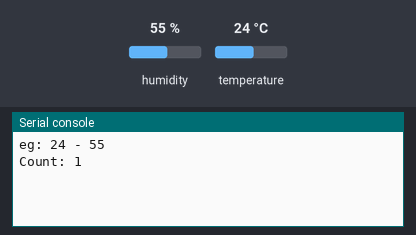
A program run on a simulated MicroPython board. Parts: the last lines printed to the serial console. Inputs (shaded band) come from the test bench; at power-on: humidity 55 %, temperature 24 °C.

Above: at 1.2 s.
1.3 s: humidity set to 22 %
At 5.9 s:
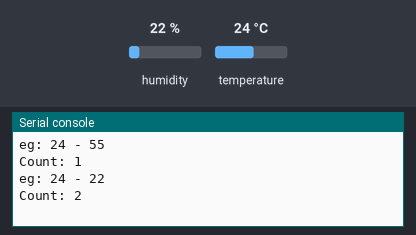
7.3 s: temperature set to 12 °C
At 10.6 s:
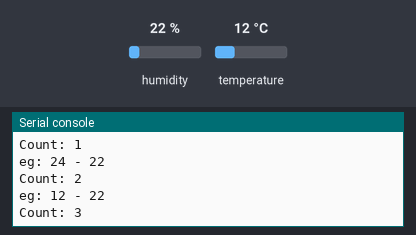
13.3 s: humidity set to 40 %
At 16.4 s:
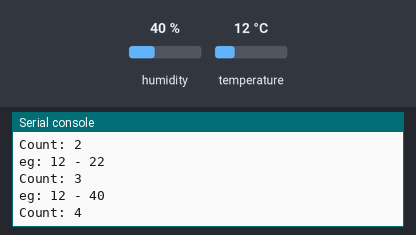
Timing chart, 0 to 17.9 s (numbered marks = the images above; inputs shaded):
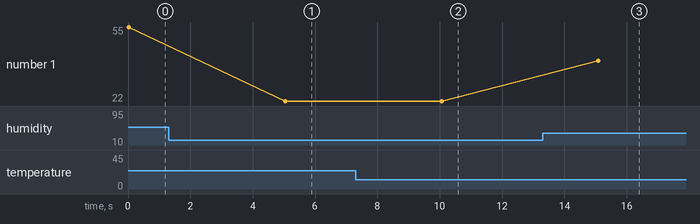

Measured:
- after the input at 1.3 s, the serial console: prints a new line after 3.7 s (image 1)
- after the input at 7.3 s, the serial console: prints a new line after 2.8 s (image 2)
- after the input at 13.3 s, the serial console: prints a new line after 1.8 s (image 3)
- plotted number 1: 55 → 22 after the input at 1.3 s, 22 → 40 after the input at 13.3 s

The program:

main_____.py
```python
import dht
import machine
from machine import Pin
import time#声明用到的类库，尤其是dht的类库

d = dht.DHT11(machine.Pin(5))#声明用到类库中的函数，并设置参数
count=0
while True:#开始整个代码的大循环
    d.measure()#调用DHT类库中测量数据的函数
    temp_=str(d.temperature())#读取measure()函数中的温度数据
    hum_=str(d.humidity())#读取measure()函数中的湿度数据
    count+=1#计数变量+1
    print('eg:',temp_,'-',hum_)
    print('Count:',count)
    time.sleep(5)
```
